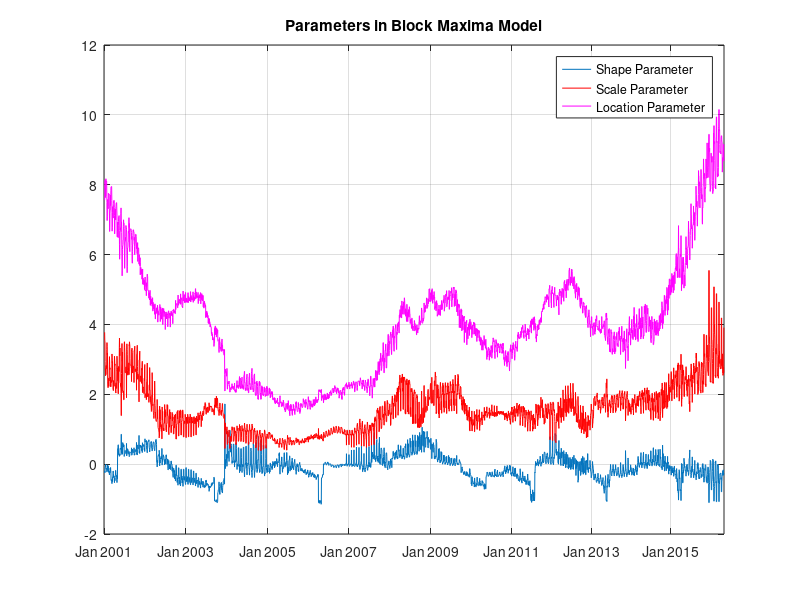

Here is the MATLAB script that generated this plot:
% ---------------------------------------------------------------------
% Book:         
% ---------------------------------------------------------------------
% Quantlet:     MSRvar_block_max_params
% ---------------------------------------------------------------------
% Description:  MSRvar_block_max_params provides parameters estimated 
%               for calculating Value-at-Risk with Block Maxima Model.
% ---------------------------------------------------------------------
% Usage:        MSRvar_block_max_params
% ---------------------------------------------------------------------
% Inputs:       k - shape parameter
%               a - scale parameter
%               b - location parameter
% ---------------------------------------------------------------------
% Output:       Parameters estimated for calculating Value-at-Risk with 
%               Block Maxima Model.
% ---------------------------------------------------------------------
% Example:     
% ---------------------------------------------------------------------
% Time:         July.2016
% ---------------------------------------------------------------------

function MSRvar_block_max_params
clc;
close all;
k=load('kappa_bMax_Portf.txt','-ascii');
a=load('alpha_bMax_Portf.txt','-ascii');
b=load('beta_bMax_Portf.txt','-ascii');
%^^^^^^^^^^^^^^^^^^^^^^^^^^^^^^^^^^^^^^^^^^^PLOTS
plot(k)
grid on
hold on
plot(a,'Color','red')
plot(b,'Color','m');
hold off
legend('Shape Parameter','Scale Parameter','Location Parameter')
title('Parameters in Block Maxima Model')
xlim([-3 3963])
set(gca,'XTick',[249 771 1294 1814 2337 2855 3366 3871]-250)
set(gca,'XTickLabel',{'Jan 2001' 'Jan 2003' 'Jan 2005' ...
   'Jan 2007' 'Jan 2009' 'Jan 2011' 'Jan 2013' 'Jan 2015'})